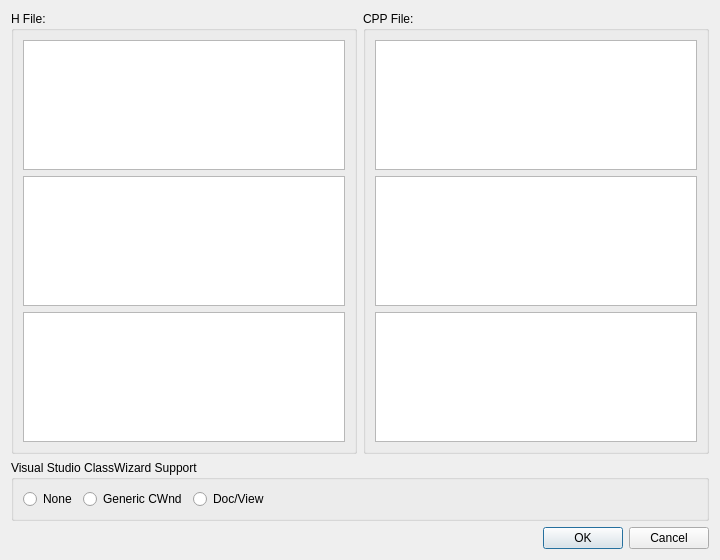
<?xml version="1.0" encoding="UTF-8"?>
<ui version="4.0">
 <class>UserSectionsDialog</class>
 <widget class="QDialog" name="UserSectionsDialog">
  <property name="geometry">
   <rect>
    <x>0</x>
    <y>0</y>
    <width>720</width>
    <height>560</height>
   </rect>
  </property>
  <property name="windowTitle">
   <string>User sections of class:</string>
  </property>
  <layout class="QVBoxLayout" name="mainLayout">
   <item>
    <layout class="QHBoxLayout" name="filesRow">
     <item>
      <widget class="QGroupBox" name="groupHFile">
       <property name="title">
        <string>H File:</string>
       </property>
       <layout class="QVBoxLayout" name="hFileLayout">
        <item>
         <widget class="CodeEditor" name="plainTextHUser1"/>
        </item>
        <item>
         <widget class="CodeEditor" name="plainTextHUser2"/>
        </item>
        <item>
         <widget class="CodeEditor" name="plainTextHUser3"/>
        </item>
       </layout>
      </widget>
     </item>
     <item>
      <widget class="QGroupBox" name="groupCppFile">
       <property name="title">
        <string>CPP File:</string>
       </property>
       <layout class="QVBoxLayout" name="cppFileLayout">
        <item>
         <widget class="CodeEditor" name="plainTextCppUser1"/>
        </item>
        <item>
         <widget class="CodeEditor" name="plainTextCppUser2"/>
        </item>
        <item>
         <widget class="CodeEditor" name="plainTextCppUser3"/>
        </item>
       </layout>
      </widget>
     </item>
    </layout>
   </item>
   <item>
    <widget class="QGroupBox" name="groupSupport">
     <property name="title">
      <string>Visual Studio ClassWizard Support</string>
     </property>
     <layout class="QHBoxLayout" name="supportLayout">
      <item>
       <widget class="QRadioButton" name="radioNone">
        <property name="text">
         <string>None</string>
        </property>
       </widget>
      </item>
      <item>
       <widget class="QRadioButton" name="radioGeneral">
        <property name="text">
         <string>Generic CWnd</string>
        </property>
       </widget>
      </item>
      <item>
       <widget class="QRadioButton" name="radioDocView">
        <property name="text">
         <string>Doc/View</string>
        </property>
       </widget>
      </item>
      <item>
       <spacer name="supportSpacer">
        <property name="orientation">
         <enum>Qt::Orientation::Horizontal</enum>
        </property>
        <property name="sizeHint" stdset="0">
         <size>
          <width>40</width>
          <height>20</height>
         </size>
        </property>
       </spacer>
      </item>
     </layout>
    </widget>
   </item>
   <item>
    <widget class="QDialogButtonBox" name="buttonBox">
     <property name="orientation">
      <enum>Qt::Orientation::Horizontal</enum>
     </property>
     <property name="standardButtons">
      <set>QDialogButtonBox::StandardButton::Cancel|QDialogButtonBox::StandardButton::Ok</set>
     </property>
    </widget>
   </item>
  </layout>
 </widget>
 <customwidgets>
  <customwidget>
   <class>CodeEditor</class>
   <extends>QPlainTextEdit</extends>
   <header>CodeEditor.h</header>
  </customwidget>
 </customwidgets>
 <resources/>
 <connections/>
</ui>
